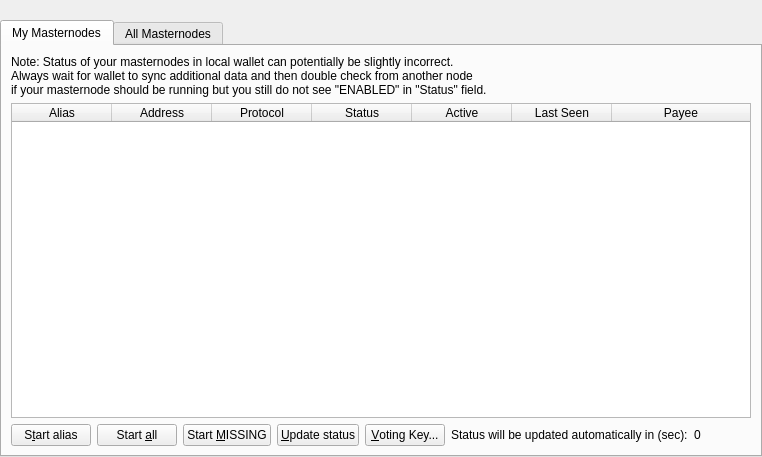
<?xml version="1.0" encoding="UTF-8"?>
<ui version="4.0">
 <class>MasternodeList</class>
 <widget class="QWidget" name="MasternodeList">
  <property name="geometry">
   <rect>
    <x>0</x>
    <y>0</y>
    <width>762</width>
    <height>457</height>
   </rect>
  </property>
  <property name="windowTitle">
   <string>Form</string>
  </property>
  <layout class="QVBoxLayout" name="topLayout">
   <property name="leftMargin">
    <number>0</number>
   </property>
   <property name="topMargin">
    <number>0</number>
   </property>
   <property name="rightMargin">
    <number>0</number>
   </property>
   <property name="bottomMargin">
    <number>0</number>
   </property>
   <item>
    <layout class="QVBoxLayout" name="verticalLayout">
     <property name="bottomMargin">
      <number>0</number>
     </property>
     <item>
      <spacer name="horizontalSpacer0">
       <property name="orientation">
        <enum>Qt::Horizontal</enum>
       </property>
       <property name="sizeHint" stdset="0">
        <size>
         <width>40</width>
         <height>20</height>
        </size>
       </property>
      </spacer>
     </item>
     <item>
      <widget class="QTabWidget" name="tabWidget">
       <property name="currentIndex">
        <number>0</number>
       </property>
       <widget class="QWidget" name="tabMyMasternodes">
        <attribute name="title">
         <string>My Masternodes</string>
        </attribute>
        <layout class="QGridLayout" name="gridLayout_2">
         <item row="0" column="0">
          <layout class="QVBoxLayout" name="verticalLayout_2">
           <property name="bottomMargin">
            <number>0</number>
           </property>
           <item>
            <layout class="QHBoxLayout" name="horizontalLayout_note">
             <property name="bottomMargin">
              <number>0</number>
             </property>
             <item>
              <widget class="QLabel" name="updateNote">
               <property name="text">
                <string>Note: Status of your masternodes in local wallet can potentially be slightly incorrect.&lt;br /&gt;Always wait for wallet to sync additional data and then double check from another node&lt;br /&gt;if your masternode should be running but you still do not see &quot;ENABLED&quot; in &quot;Status&quot; field.</string>
               </property>
              </widget>
             </item>
            </layout>
           </item>
           <item>
            <widget class="QTableWidget" name="tableWidgetMyMasternodes">
             <property name="minimumSize">
              <size>
               <width>695</width>
               <height>0</height>
              </size>
             </property>
             <property name="editTriggers">
              <set>QAbstractItemView::NoEditTriggers</set>
             </property>
             <property name="alternatingRowColors">
              <bool>true</bool>
             </property>
             <property name="selectionMode">
              <enum>QAbstractItemView::SingleSelection</enum>
             </property>
             <property name="selectionBehavior">
              <enum>QAbstractItemView::SelectRows</enum>
             </property>
             <property name="sortingEnabled">
              <bool>true</bool>
             </property>
             <attribute name="horizontalHeaderStretchLastSection">
              <bool>true</bool>
             </attribute>
             <column>
              <property name="text">
               <string>Alias</string>
              </property>
             </column>
             <column>
              <property name="text">
               <string>Address</string>
              </property>
             </column>
             <column>
              <property name="text">
               <string>Protocol</string>
              </property>
             </column>
             <column>
              <property name="text">
               <string>Status</string>
              </property>
             </column>
             <column>
              <property name="text">
               <string>Active</string>
              </property>
             </column>
             <column>
              <property name="text">
               <string>Last Seen</string>
              </property>
             </column>
             <column>
              <property name="text">
               <string>Payee</string>
              </property>
             </column>
            </widget>
           </item>
           <item>
            <layout class="QHBoxLayout" name="horizontalLayout_5">
             <property name="bottomMargin">
              <number>0</number>
             </property>
             <item>
              <widget class="QPushButton" name="startButton">
               <property name="text">
                <string>S&amp;tart alias</string>
               </property>
              </widget>
             </item>
             <item>
              <widget class="QPushButton" name="startAllButton">
               <property name="text">
                <string>Start &amp;all</string>
               </property>
              </widget>
             </item>
             <item>
              <widget class="QPushButton" name="startMissingButton">
               <property name="text">
                <string>Start &amp;MISSING</string>
               </property>
              </widget>
             </item>
             <item>
              <widget class="QPushButton" name="UpdateButton">
               <property name="text">
                <string>&amp;Update status</string>
               </property>
              </widget>
             </item>
             <item>
              <widget class="QPushButton" name="QRButton">
               <property name="toolTip">
                <string>Show Voting Key as QR-Code</string>
               </property>
               <property name="text">
                <string>&amp;Voting Key...</string>
               </property>
              </widget>
             </item>
             <item>
              <widget class="QLabel" name="autoupdate_label">
               <property name="text">
                <string>Status will be updated automatically in (sec):</string>
               </property>
              </widget>
             </item>
             <item>
              <widget class="QLabel" name="secondsLabel">
               <property name="text">
                <string>0</string>
               </property>
              </widget>
             </item>
             <item>
              <spacer name="horizontalSpacer_5">
               <property name="orientation">
                <enum>Qt::Horizontal</enum>
               </property>
               <property name="sizeHint" stdset="0">
                <size>
                 <width>40</width>
                 <height>20</height>
                </size>
               </property>
              </spacer>
             </item>
            </layout>
           </item>
          </layout>
         </item>
        </layout>
       </widget>
       <widget class="QWidget" name="tabAllMasternodes">
        <attribute name="title">
         <string>All Masternodes</string>
        </attribute>
        <layout class="QGridLayout" name="gridLayout">
         <item row="1" column="0">
          <widget class="QTableWidget" name="tableWidgetMasternodes">
           <property name="editTriggers">
            <set>QAbstractItemView::NoEditTriggers</set>
           </property>
           <property name="alternatingRowColors">
            <bool>true</bool>
           </property>
           <property name="selectionBehavior">
            <enum>QAbstractItemView::SelectRows</enum>
           </property>
           <property name="sortingEnabled">
            <bool>true</bool>
           </property>
           <attribute name="horizontalHeaderStretchLastSection">
            <bool>true</bool>
           </attribute>
           <column>
            <property name="text">
             <string>Address</string>
            </property>
           </column>
           <column>
            <property name="text">
             <string>Protocol</string>
            </property>
           </column>
           <column>
            <property name="text">
             <string>Status</string>
            </property>
           </column>
           <column>
            <property name="text">
             <string>Active</string>
            </property>
           </column>
           <column>
            <property name="text">
             <string>Last Seen</string>
            </property>
           </column>
           <column>
            <property name="text">
             <string>Payee</string>
            </property>
           </column>
          </widget>
         </item>
         <item row="0" column="0">
          <layout class="QHBoxLayout" name="horizontalLayout_3">
           <property name="bottomMargin">
            <number>0</number>
           </property>
           <item>
            <widget class="QLabel" name="label_filter">
             <property name="text">
              <string>Filter List:</string>
             </property>
            </widget>
           </item>
           <item>
            <widget class="QLineEdit" name="filterLineEdit">
             <property name="toolTip">
              <string>Filter masternode list</string>
             </property>
            </widget>
           </item>
           <item>
            <spacer name="horizontalSpacer_3">
             <property name="orientation">
              <enum>Qt::Horizontal</enum>
             </property>
             <property name="sizeHint" stdset="0">
              <size>
               <width>10</width>
               <height>20</height>
              </size>
             </property>
            </spacer>
           </item>
           <item>
            <widget class="QLabel" name="label_count">
             <property name="text">
              <string>Node Count:</string>
             </property>
            </widget>
           </item>
           <item>
            <widget class="QLabel" name="countLabel">
             <property name="text">
              <string>0</string>
             </property>
            </widget>
           </item>
          </layout>
         </item>
        </layout>
       </widget>
      </widget>
     </item>
    </layout>
   </item>
  </layout>
 </widget>
 <resources/>
 <connections/>
</ui>
